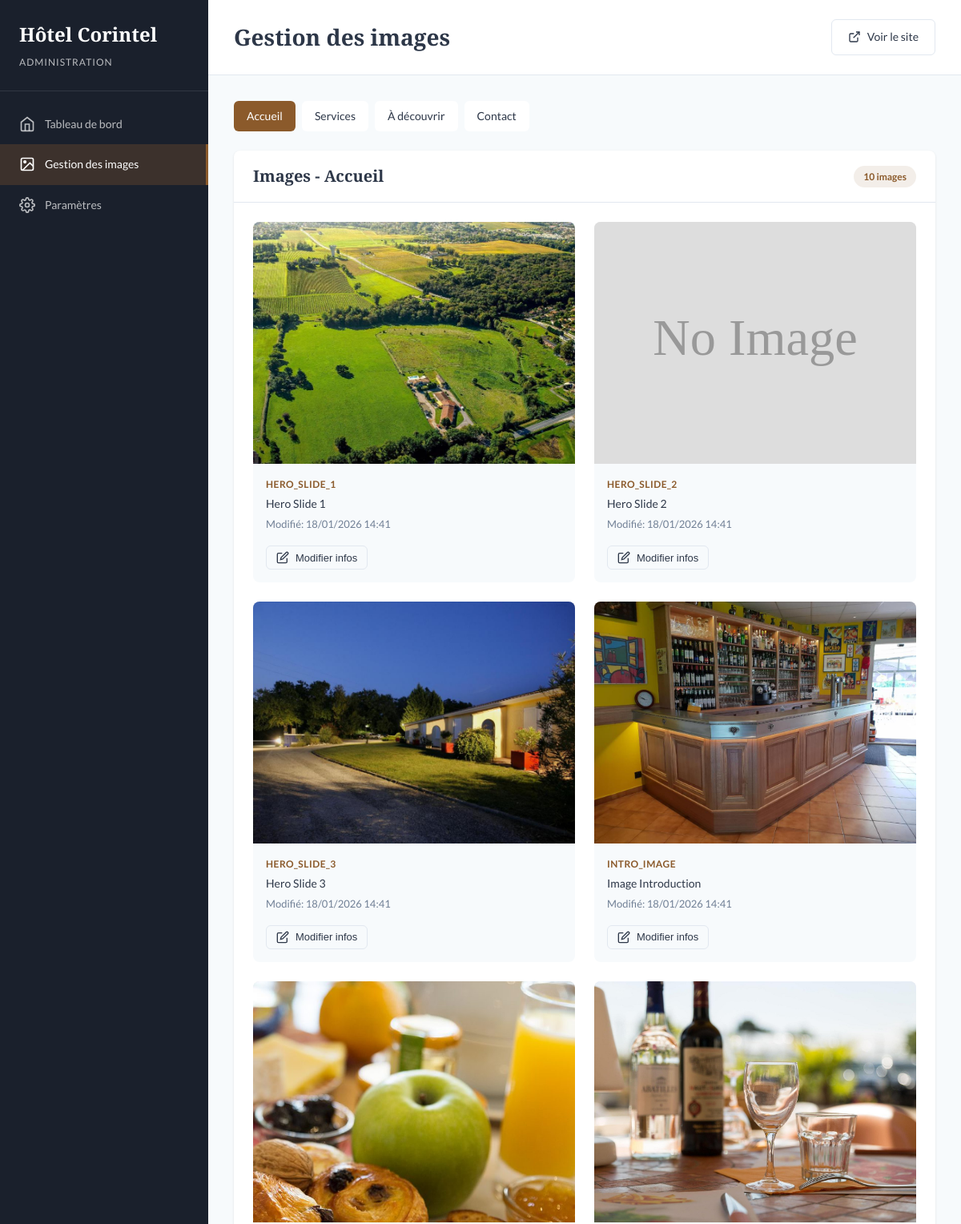
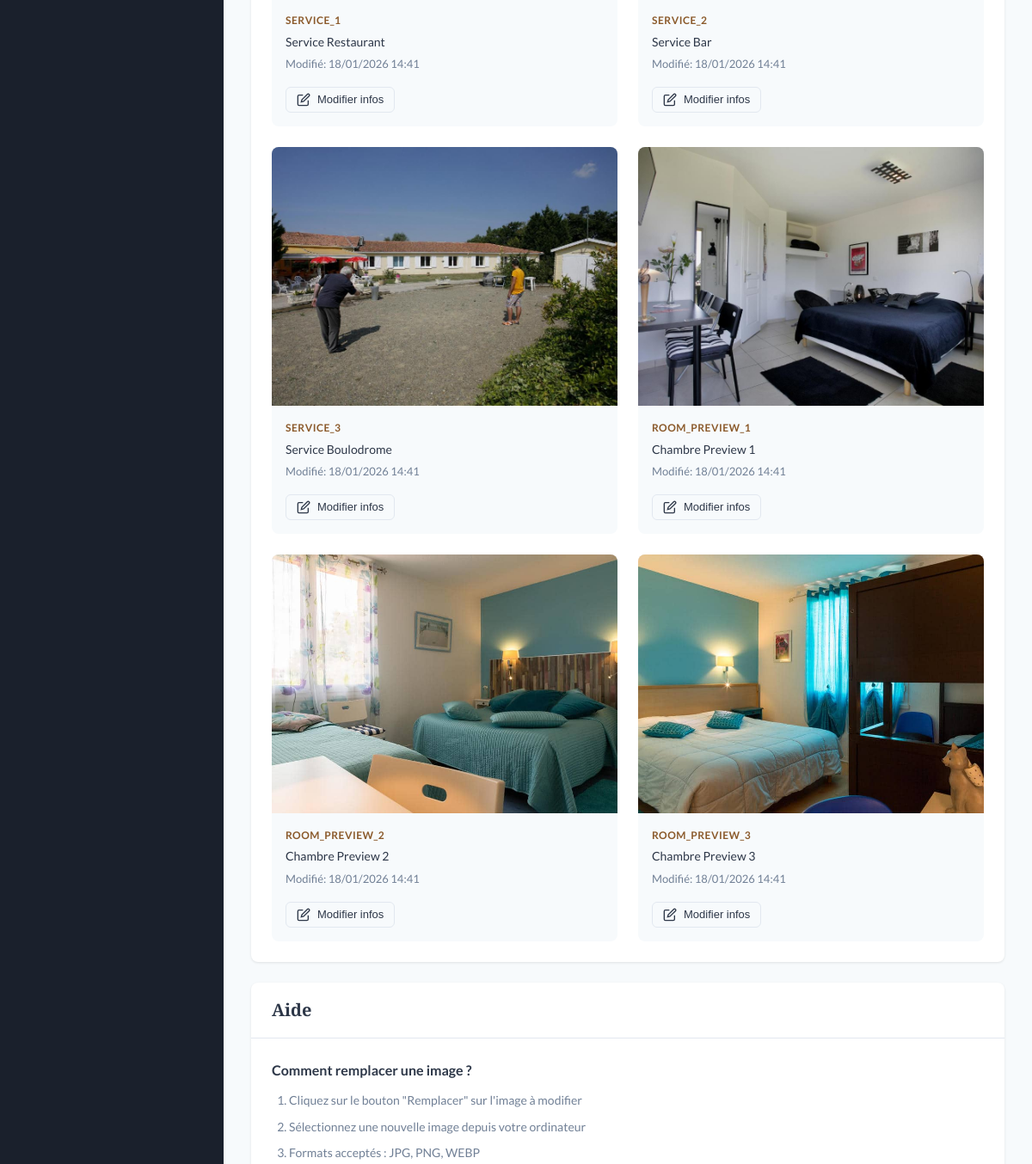
The page /admin/images.php (signed in, upper part) on the database as committed earlier (2 pictures, top to bottom).
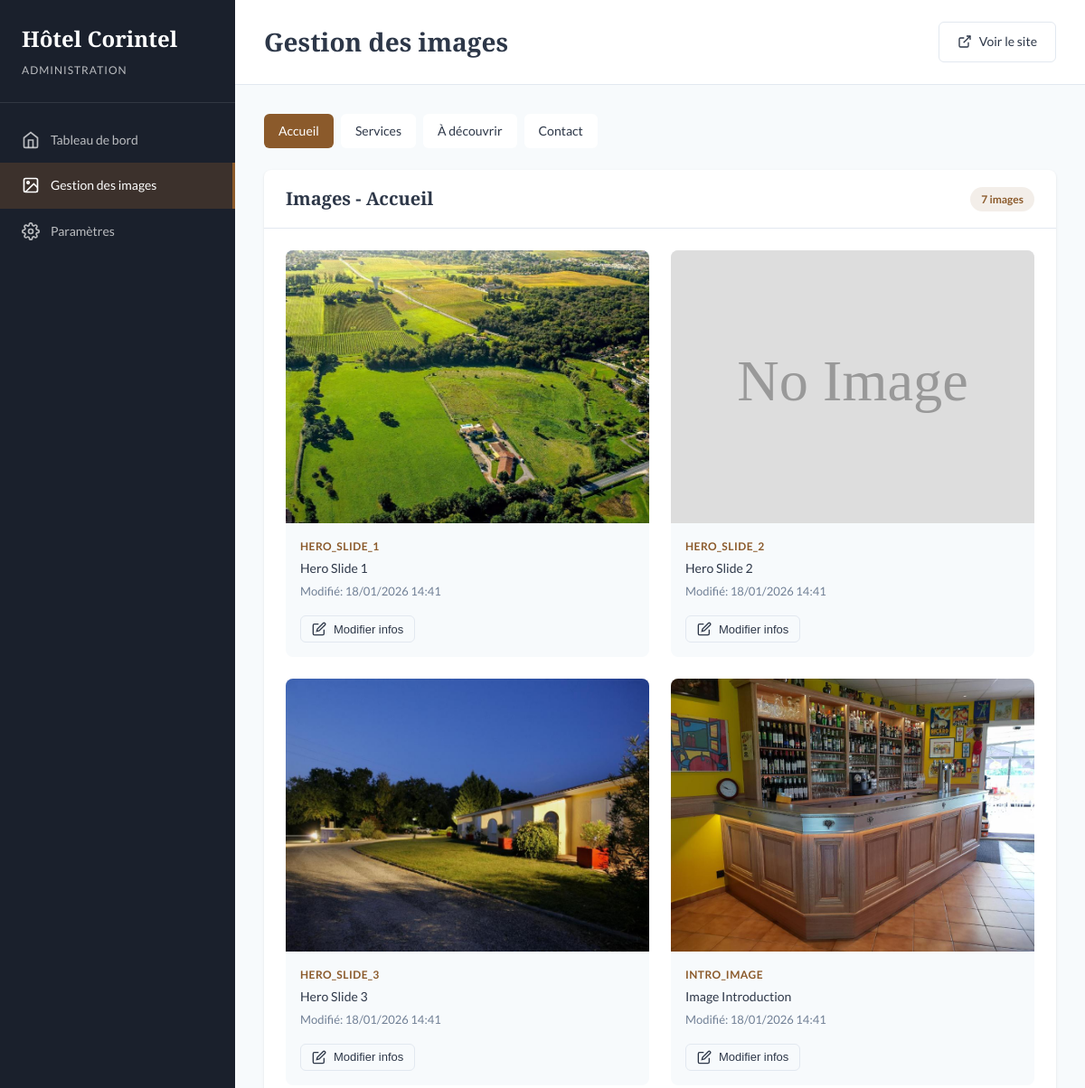
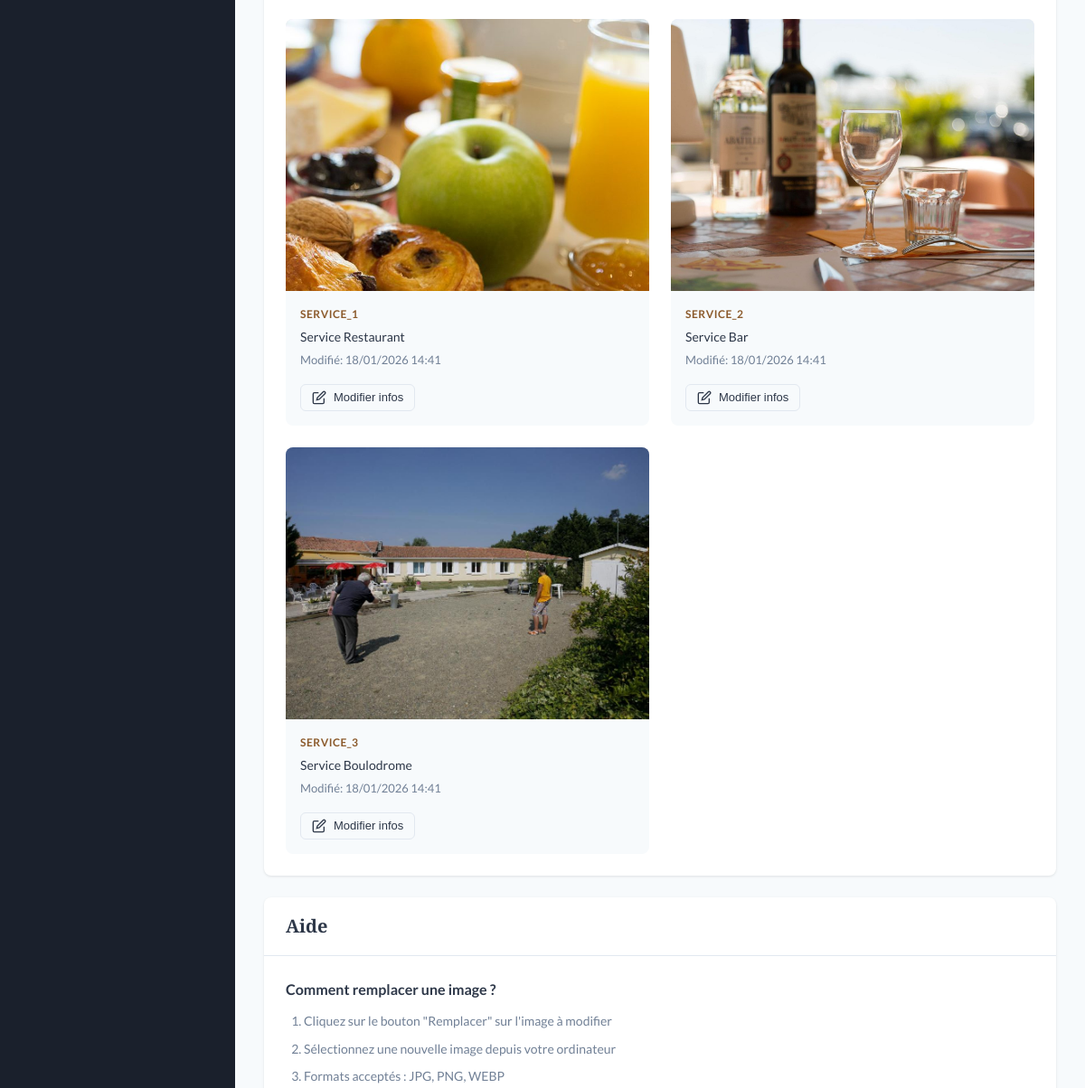
The same page on the database as committed later (2 pictures, top to bottom).
### tables this page shows
CREATE TABLE IF NOT EXISTS images (
    id INT AUTO_INCREMENT PRIMARY KEY,
    filename VARCHAR(255) NOT NULL,
    original_filename VARCHAR(255),
    section VARCHAR(50) NOT NULL,
    position INT NOT NULL DEFAULT 1,
    slot_name VARCHAR(100),
    title VARCHAR(255),
    alt_text VARCHAR(255),
    created_at DATETIME DEFAULT CURRENT_TIMESTAMP,
    updated_at DATETIME DEFAULT CURRENT_TIMESTAMP ON UPDATE CURRENT_TIMESTAMP,
    UNIQUE KEY unique_section_position (section, position),
    INDEX idx_section (section)
);

### includes/functions.php (called while the page is built, shortened)
<?php
function getImagesBySection(string $section): array {
    $pdo = getDatabase();
    $stmt = $pdo->prepare('SELECT * FROM images WHERE section = ? ORDER BY position ASC');
    $stmt->execute([$section]);
    return $stmt->fetchAll();
}
function getAllSections(): array {
    return [
        'home' => 'Accueil',
        'services' => 'Services',
        'activities' => 'À découvrir',
        'contact' => 'Contact'
    ];
}
function h(string $string): string {
    return htmlspecialchars($string, ENT_QUOTES, 'UTF-8');
}
function formatDate(?string $date): string {
    return date('d/m/Y H:i', strtotime($date));
}

### admin/images.php (the view, shortened to what this page needs)
<?php
require_once __DIR__ . '/../includes/functions.php';
$sections = getAllSections();
$currentSection = $_GET['section'] ?? 'home';
$images = getImagesBySection($currentSection);
?>
<!DOCTYPE html>
<html lang="fr">
<head>
    <link rel="stylesheet" href="admin-style.css">
</head>
<body>
    <div class="admin-layout">
        <aside class="admin-sidebar">
            <div class="sidebar-header">
                <h2>Hôtel Corintel</h2>
                <span>Administration</span>
            </div>
            <nav class="sidebar-nav">
                <a href="index.php" class="nav-item">
                    <svg viewBox="0 0 24 24" fill="none" stroke="currentColor" stroke-width="2">
                        <path d="M3 9l9-7 9 7v11a2 2 0 0 1-2 2H5a2 2 0 0 1-2-2z"/>
                        <polyline points="9 22 9 12 15 12 15 22"/>
                    </svg>
                    Tableau de bord
                </a>
                <a href="images.php" class="nav-item active">
                    <svg viewBox="0 0 24 24" fill="none" stroke="currentColor" stroke-width="2">
                        <rect x="3" y="3" width="18" height="18" rx="2" ry="2"/>
                        <circle cx="8.5" cy="8.5" r="1.5"/>
                        <polyline points="21 15 16 10 5 21"/>
                    </svg>
                    Gestion des images
                </a>
                <a href="settings.php" class="nav-item">
                    Paramètres
                </a>
            </nav>
        </aside>
        <main class="admin-main">
            <header class="admin-header">
                <h1>Gestion des images</h1>
                <a href="../index.html" target="_blank" class="btn btn-outline">
                    <svg viewBox="0 0 24 24" fill="none" stroke="currentColor" stroke-width="2">
                        <path d="M18 13v6a2 2 0 0 1-2 2H5a2 2 0 0 1-2-2V8a2 2 0 0 1 2-2h6"/>
                        <polyline points="15 3 21 3 21 9"/>
                        <line x1="10" y1="14" x2="21" y2="3"/>
                    </svg>
                    Voir le site
                </a>
            </header>
            <div class="admin-content">
                <div class="section-tabs">
                    <?php foreach ($sections as $key => $name): ?>
                        <a href="?section=<?= h($key) ?>"
                           class="section-tab <?= $key === $currentSection ? 'active' : '' ?>">
                            <?= h($name) ?>
                        </a>
                    <?php endforeach; ?>
                </div>
                <div class="card">
                    <div class="card-header">
                        <h2>Images - <?= h($sections[$currentSection]) ?></h2>
                        <span class="badge"><?= count($images) ?> images</span>
                    </div>
                    <div class="card-body">
                        <?php if (empty($images)): ?>
                            <p class="empty-state">Aucune image configurée pour cette section.</p>
                        <?php else: ?>
                            <div class="images-grid">
                                <?php foreach ($images as $image): ?>
                                    <div class="image-card" data-id="<?= $image['id'] ?>">
                                        <div class="image-preview">
                                        </div>
                                        <div class="image-info">
                                            <span class="image-slot"><?= h($image['slot_name'] ?? 'Position ' . $image['position']) ?></span>
                                            <span class="image-title"><?= h($image['title'] ?? 'Sans titre') ?></span>
                                            <span class="image-date">Modifié: <?= formatDate($image['updated_at']) ?></span>
                                        </div>
                                        <div class="image-actions">
                                            <button type="button" class="btn btn-sm btn-outline" onclick="openEditModal(<?= htmlspecialchars(json_encode($image)) ?>)">
                                                <svg viewBox="0 0 24 24" fill="none" stroke="currentColor" stroke-width="2">
                                                    <path d="M11 4H4a2 2 0 0 0-2 2v14a2 2 0 0 0 2 2h14a2 2 0 0 0 2-2v-7"/>
                                                    <path d="M18.5 2.5a2.121 2.121 0 0 1 3 3L12 15l-4 1 1-4 9.5-9.5z"/>
                                                </svg>
                                                Modifier infos
                                            </button>
                                        </div>
                                    </div>
                                <?php endforeach; ?>
                            </div>
                        <?php endif; ?>
                    </div>
                </div>
                <div class="card">
                    <div class="card-header">
                        <h2>Aide</h2>
                    </div>
                    <div class="card-body">
                        <div class="help-content">
                            <h4>Comment remplacer une image ?</h4>
                            <ol>
                                <li>Cliquez sur le bouton "Remplacer" sur l'image à modifier</li>
                                <li>Sélectionnez une nouvelle image depuis votre ordinateur</li>
                                <li>Formats acceptés : JPG, PNG, WEBP</li>
                            </ol>
                        </div>
                    </div>
                </div>
            </div>
        </main>
    </div>
</body>
</html>

Rows that differ between the two databases and show on the page:
no longer on this page (row edited): images: slot_name "ROOM_PREVIEW_1", title "Chambre Preview 1", updated_at "18/01/2026 14:41"
no longer on this page (row edited): images: slot_name "ROOM_PREVIEW_2", title "Chambre Preview 2", updated_at "18/01/2026 14:41"
no longer on this page (row edited): images: slot_name "ROOM_PREVIEW_3", title "Chambre Preview 3", updated_at "18/01/2026 14:41"
Other text that changed with them:
count($images): "10" → "7"
